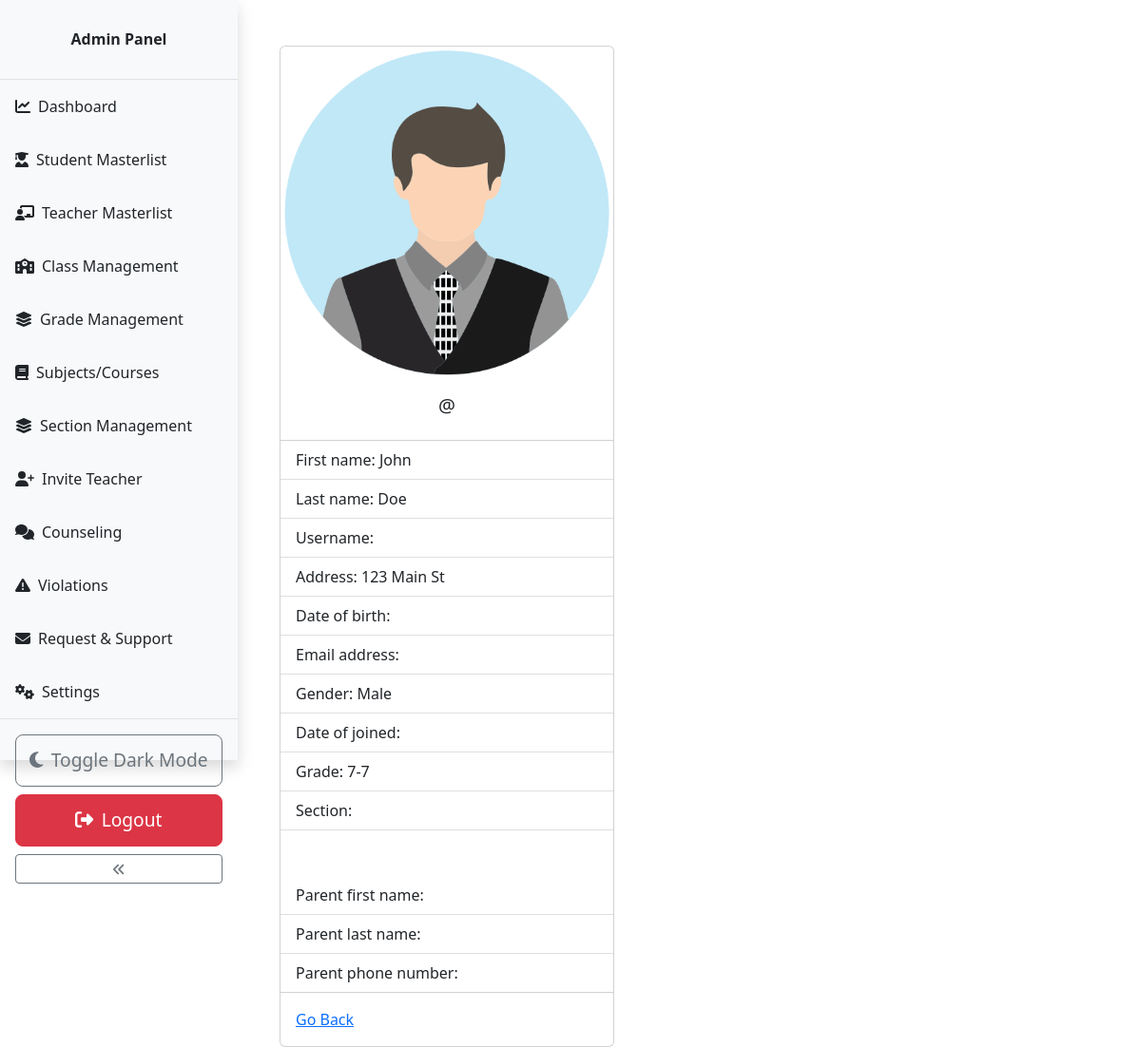
Screenshot of /admin/student-view.php?student_id=19 (signed in) with the database file from the repository.
### tables this page shows
CREATE TABLE `students` (
  `student_id` int(11) NOT NULL,
  `fname` varchar(255) NOT NULL,
  `lname` varchar(255) NOT NULL,
  `lrn` varchar(255) NOT NULL,
  `guardian` varchar(255) DEFAULT NULL,
  `address` text DEFAULT NULL,
  `birthday` date DEFAULT NULL,
  `birthplace` varchar(255) DEFAULT NULL,
  `gender` enum('Male','Female','N/A') DEFAULT NULL,
  `grade` varchar(50) DEFAULT NULL,
  `section` varchar(50) DEFAULT NULL,
  `adviser` varchar(255) DEFAULT NULL
);

CREATE TABLE `grades` (
  `grade_id` int(11) NOT NULL,
  `grade` varchar(31) NOT NULL,
  `grade_code` varchar(7) NOT NULL
);

### admin/data/student.php (called while the page is built, shortened)
<?php
function getStudentById($id, $conn){
   $sql = "SELECT * FROM students
           WHERE student_id=?";
   $stmt = $conn->prepare($sql);
   $stmt->execute([$id]);
   if ($stmt->rowCount() == 1) {
     $student = $stmt->fetch();
     return $student;
   }else {
    return 0;
   }
}

### admin/data/grade.php (called while the page is built, shortened)
<?php
function getGradeById($grade_id, $conn){
   $sql = "SELECT * FROM grades
           WHERE grade_id=?";
   $stmt = $conn->prepare($sql);
   $stmt->execute([$grade_id]);
   if ($stmt->rowCount() == 1) {
     $grade = $stmt->fetch();
     return $grade;
   }else {
    return 0;
   }
}

### admin/student-view.php (the view, shortened to what this page needs)
<?php
if (isset($_SESSION['admin_id']) &&
    isset($_SESSION['role'])) {
    if ($_SESSION['role'] == 'Admin') {
       include "../DB_connection.php";
       include "data/student.php";
       include "data/grade.php";
       include "data/section.php";
       if(isset($_GET['student_id'])){
       $student_id = $_GET['student_id'];
       $student = getStudentById($student_id, $conn);
 ?>
<!DOCTYPE html>
<html lang="en">
<head>
	<link rel="stylesheet" href="https://cdn.jsdelivr.net/npm/bootstrap@5.2.0/dist/css/bootstrap.min.css">
	<link rel="stylesheet" href="../css/style.css">
  <link rel="stylesheet" href="css/admin.css">
  <link rel="stylesheet" href="https://cdnjs.cloudflare.com/ajax/libs/font-awesome/4.7.0/css/font-awesome.min.css">
</head>
<body>
    <?php
        include "inc/navbar.php";
        if ($student != 0) {
     ?>
     <div class="container mt-5">
         <div class="card" style="width: 22rem;">
          <img src="../img/student-<?=$student['gender']?>.png" class="card-img-top" alt="...">
          <div class="card-body">
            <h5 class="card-title text-center">@<?=$student['username']?></h5>
          </div>
          <ul class="list-group list-group-flush">
            <li class="list-group-item">First name: <?=$student['fname']?></li>
            <li class="list-group-item">Last name: <?=$student['lname']?></li>
            <li class="list-group-item">Username: <?=$student['username']?></li>
            <li class="list-group-item">Address: <?=$student['address']?></li>
            <li class="list-group-item">Date of birth: <?=$student['date_of_birth']?></li>
            <li class="list-group-item">Email address: <?=$student['email_address']?></li>
            <li class="list-group-item">Gender: <?=$student['gender']?></li>
            <li class="list-group-item">Date of joined: <?=$student['date_of_joined']?></li>
            <li class="list-group-item">Grade:
                 <?php
                      $grade = $student['grade'];
                      $g = getGradeById($grade, $conn);
                      echo $g['grade_code'].'-'.$g['grade'];
                  ?>
            </li>
            <li class="list-group-item">Section:
            </li>
            <br><br>
            <li class="list-group-item">Parent first name: <?=$student['parent_fname']?></li>
            <li class="list-group-item">Parent last name: <?=$student['parent_lname']?></li>
            <li class="list-group-item">Parent phone number: <?=$student['parent_phone_number']?></li>
          </ul>
          <div class="card-body">
            <a href="student.php" class="card-link">Go Back</a>
          </div>
        </div>
     </div>
     <?php
        }else {
          header("Location: teacher.php");
          exit;
        }
     ?>
</body>
</html>
<?php
    }else {
        header("Location: student.php");
        exit;
    }
  }else {
    header("Location: ../login.php");
    exit;
  }
}else {
	header("Location: ../login.php");
	exit;
}
?>

### css/style.css (style rules this page uses)
body, html { height: 100%; margin: 0; overflow: hidden; }

### admin/css/admin.css (style rules this page uses)
body { margin: 0; padding: 0; display: flex; }

### rows the page displays
students: gender (picture), fname "John", lname "Doe", address "123 Main St", gender "Male"
grades: grade_code "7", grade "7"
